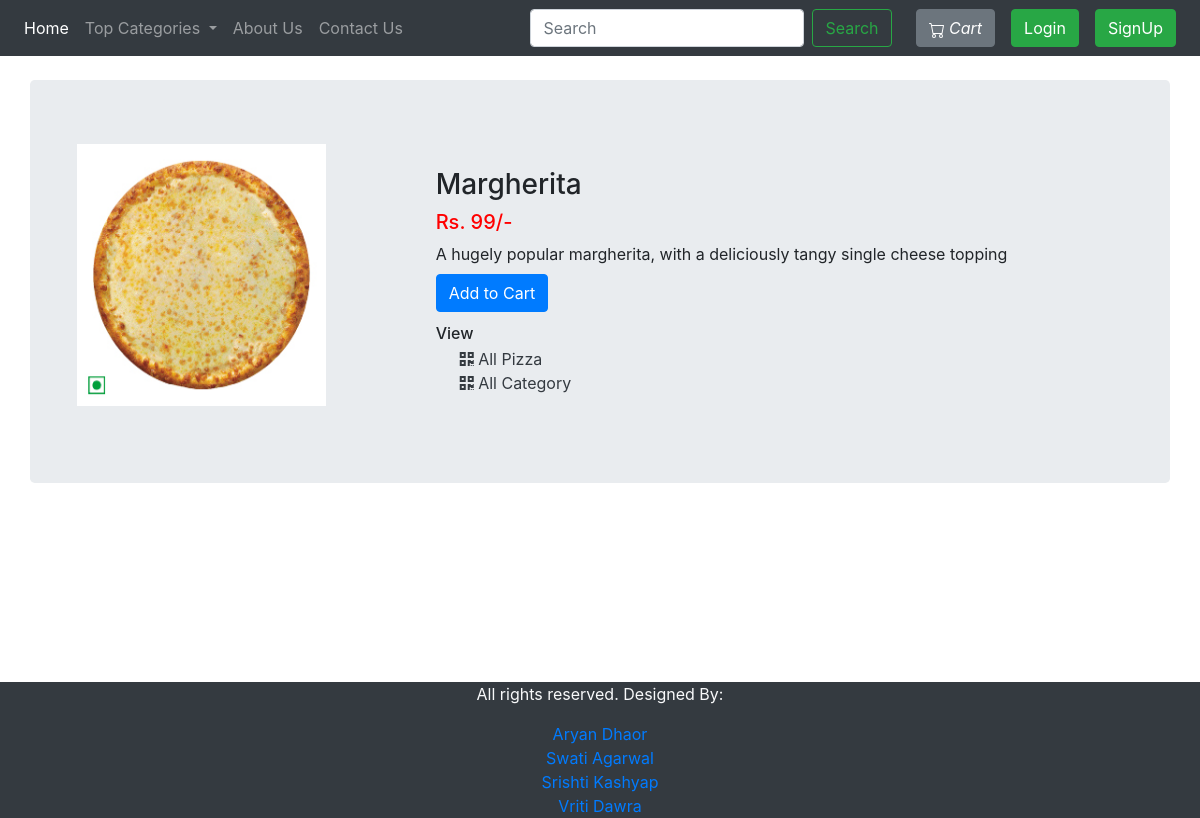
Page /viewPizza.php?pizzaid=1 on the committed database.
### tables this page shows
CREATE TABLE `pizza` (
  `pizzaId` int(12) NOT NULL,
  `pizzaName` varchar(255) NOT NULL,
  `pizzaPrice` int(12) NOT NULL,
  `pizzaDesc` text NOT NULL,
  `pizzaCategorieId` int(12) NOT NULL,
  `pizzaPubDate` datetime NOT NULL DEFAULT current_timestamp()
);

### viewPizza.php (the view, shortened to what this page needs)
<!doctype html>
<html lang="en">
<head>
    <link rel="stylesheet" href="https://stackpath.bootstrapcdn.com/bootstrap/4.4.1/css/bootstrap.min.css">
    <link rel="stylesheet" href="https://use.fontawesome.com/releases/v5.8.2/css/all.css">
</head>
<body>
    <?php include 'partials/_dbconnect.php';?>
    <?php require 'partials/_nav.php' ?>
    <div class="container my-4" id="cont">
        <div class="row jumbotron">
        <?php
            $pizzaId = $_GET['pizzaid'];
            $sql = "SELECT * FROM `pizza` WHERE pizzaId = $pizzaId";
            $result = mysqli_query($conn, $sql);
            $row = mysqli_fetch_assoc($result);
            $pizzaName = $row['pizzaName'];
            $pizzaPrice = $row['pizzaPrice'];
            $pizzaDesc = $row['pizzaDesc'];
            $pizzaCategorieId = $row['pizzaCategorieId'];
        ?>
        <?php
        echo  '<div class="col-md-4">
                <img src="img/pizza-'.$pizzaId. '.jpg" width="249px" height="262px">
            </div>
            <div class="col-md-8 my-4">
                <h3>' . $pizzaName . '</h3>
                <h5 style="color: #ff0000">Rs. '.$pizzaPrice. '/-</h5>
                <p class="mb-0">' .$pizzaDesc .'</p>';
                if($loggedin){
                    $quaSql = "SELECT `itemQuantity` FROM `viewcart` WHERE pizzaId = '$pizzaId' AND `userId`='$userId'";
                    $quaresult = mysqli_query($conn, $quaSql);
                    $quaExistRows = mysqli_num_rows($quaresult);
                    if($quaExistRows == 0) {
                        echo '<form action="partials/_manageCart.php" method="POST">
                              <input type="hidden" name="itemId" value="'.$pizzaId. '">
                              <button type="submit" name="addToCart" class="btn btn-primary my-2">Add to Cart</button>';
                    }else {
                        echo '<a href="viewCart.php"><button class="btn btn-primary my-2">Go to Cart</button></a>';
                    }
                }
                else{
                    echo '<button class="btn btn-primary my-2" data-toggle="modal" data-target="#loginModal">Add to Cart</button>';
                }
                echo '</form>
                <h6 class="my-1"> View </h6>
                <div class="mx-4">
                    <a href="viewPizzaList.php?catid=' . $pizzaCategorieId . '" class="active text-dark">
                    <i class="fas fa-qrcode"></i>
                        <span>All Pizza</span>
                    </a>
                </div>
                <div class="mx-4">
                    <a href="index.php" class="active text-dark">
                    <i class="fas fa-qrcode"></i>
                        <span>All Category</span>
                    </a>
                </div>
            </div>'
        ?>
        </div>
    </div>
    <?php require 'partials/_footer.php' ?>
</body>
</html>

### viewPizza.php (style rules this page uses)
#cont { min-height : 578px; }

### rows in the picture
pizza: pizzaName "Margherita", pizzaPrice "99", pizzaDesc "A hugely popular margherita, with a deliciously tangy single cheese topping"
